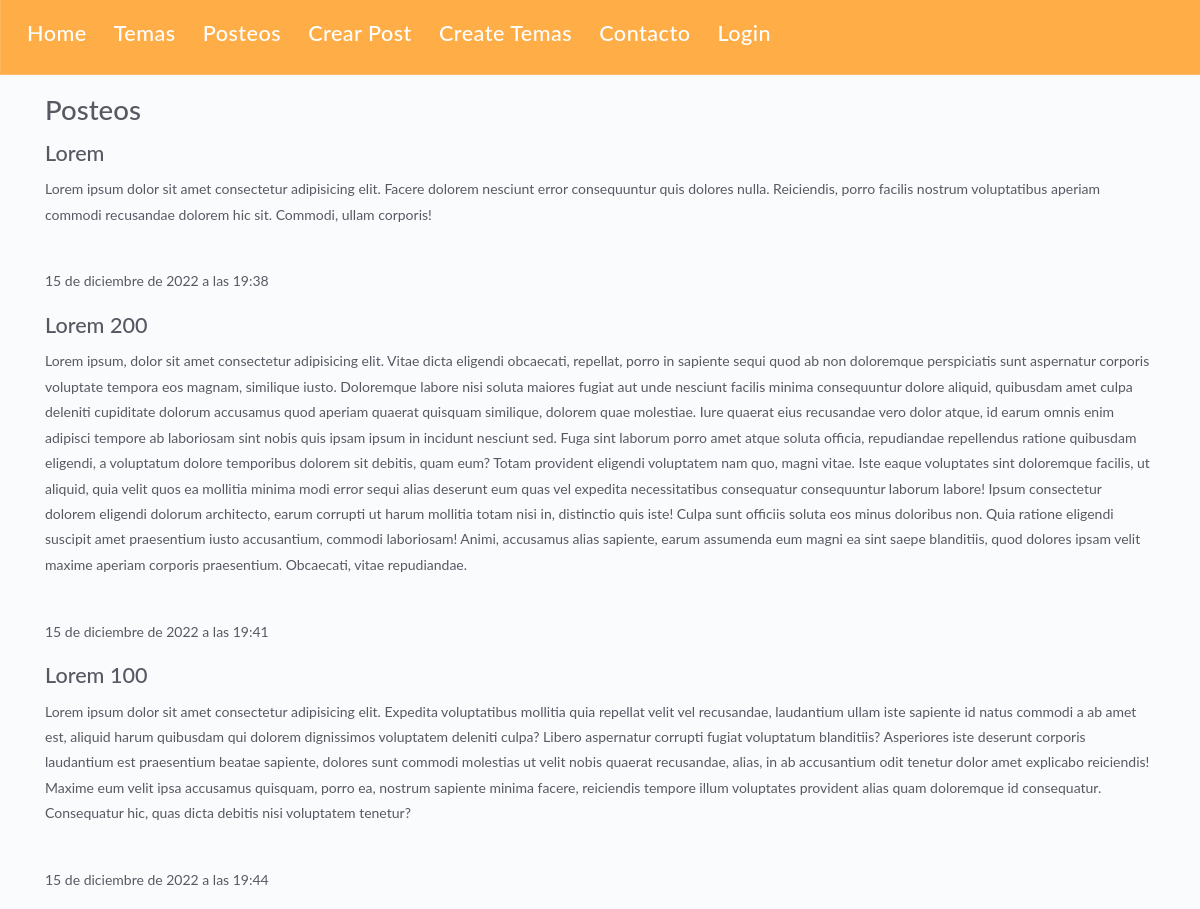
The page /tasks/ on the database as committed earlier.
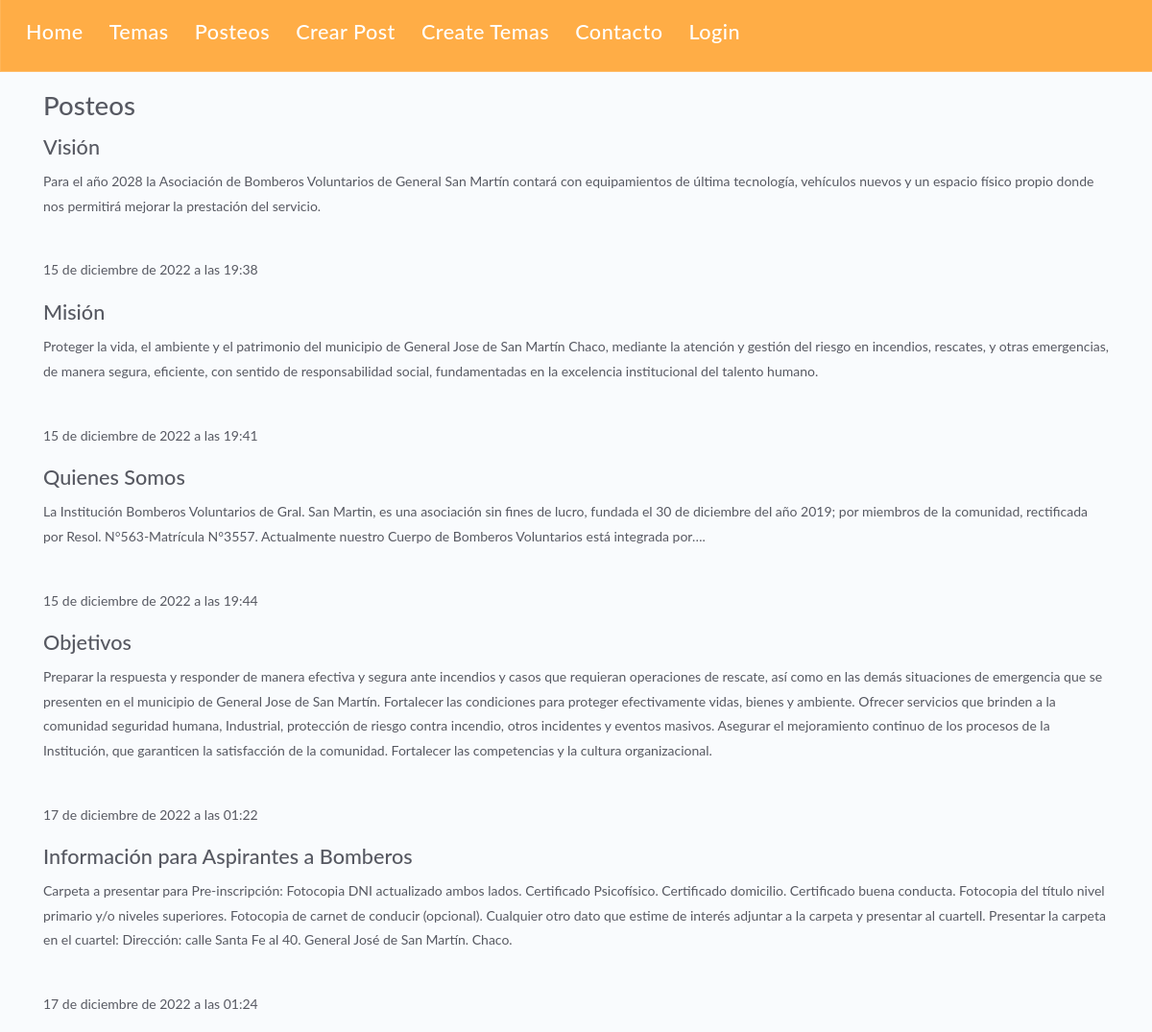
The same page on the database as committed later.
### apps/models.py (models this page shows, shortened)
class Task(models.Model):
    tittle =  models.CharField(max_length=200)
    description = models.TextField(max_length=500, blank=False, null=False)
    project = models.ForeignKey(Project, on_delete=models.CASCADE)
    done = models.BooleanField(default=True)
    fecha_creacion = models.DateTimeField( auto_now_add = True)

### apps/views.py (the view)
# urls.py: path('tasks/', views.tasks, name="tasks"),
def tasks(request):
    tasks = Task.objects.all()
    return render(request, 'tasks/tasks.html', {
        'tasks': tasks
    })

### apps/templates/tasks/tasks.html (shortened to what this page needs)
{% extends 'layouts/base.html' %}
{% load static %}
{% block content %}
<h1>Posteos</h1>
{% for task in tasks %}
<div class="vLargeTextField" tabindex="-1" role="dialog">
	<div role="document">
		<div>
			<div>
				<h2>{{task.tittle}}</h2>
			</div>
			<div>
				<p>{{task.description}}</p>
			</div>
			<div>
				<p><br>{{task.fecha_creacion}}</p>
			</div>
		</div>
	</div>
</div>
{% endfor %}
{% endblock %}

Rows that differ between the two databases and show on the page:
changed Task: tittle "Lorem" → "Visión"; description "Lorem ipsum dolor sit amet consectetur adipisicing elit. Facere dolorem nesciunt error consequuntur quis dolores nulla. Reiciendis, porro facilis nostrum voluptatibus aperiam commodi recusandae dolorem hic sit. Commodi, ullam corporis!" → "Para el año 2028 la Asociación de Bomberos Voluntarios de General San Martín contará con equipamientos de última tecnología, vehículos nuevos y un espacio físico propio donde nos permitirá mejorar la prestación del servicio."
changed Task: tittle "Lorem 200" → "Misión"; description "Lorem ipsum, dolor sit amet consectetur adipisicing elit. Vitae dicta eligendi obcaecati, repellat, porro in sapiente sequi quod ab non doloremque perspiciatis sunt aspernatur corporis voluptate tempora eos magnam, similique iusto. Doloremque labore nisi soluta maiores fugiat aut unde nesciunt facilis minima consequuntur dolore aliquid, quibusdam amet culpa deleniti cupiditate dolorum accusamus quod aperiam quaerat quisquam similique, dolorem quae molestiae. Iure quaerat eius recusandae vero dolor atque, id earum omnis enim adipisci tempore ab laboriosam sint nobis quis ipsam ipsum in incidunt nesciunt sed. Fuga sint laborum porro amet atque soluta officia, repudiandae repellendus ratione…" → "Proteger la vida, el ambiente y el patrimonio del municipio de General Jose de San Martín Chaco, mediante la atención y gestión del riesgo en incendios, rescates, y otras emergencias, de manera segura, eficiente, con sentido de responsabilidad social, fundamentadas en la excelencia institucional del talento humano."
changed Task: tittle "Lorem 100" → "Quienes Somos"; description "Lorem ipsum dolor sit amet consectetur adipisicing elit. Expedita voluptatibus mollitia quia repellat velit vel recusandae, laudantium ullam iste sapiente id natus commodi a ab amet est, aliquid harum quibusdam qui dolorem dignissimos voluptatem deleniti culpa? Libero aspernatur corrupti fugiat voluptatum blanditiis? Asperiores iste deserunt corporis laudantium est praesentium beatae sapiente, dolores sunt commodi molestias ut velit nobis quaerat recusandae, alias, in ab accusantium odit tenetur dolor amet explicabo reiciendis! Maxime eum velit ipsa accusamus quisquam, porro ea, nostrum sapiente minima facere, reiciendis tempore illum voluptates provident alias quam doloremque id…" → "La Institución Bomberos Voluntarios de Gral. San Martin, es una asociación sin fines de lucro, fundada el 30 de diciembre del año 2019; por miembros de la comunidad, rectificada por Resol. N°563-Matrícula N°3557. Actualmente nuestro Cuerpo de Bomberos Voluntarios está integrada por…."
added Task: tittle "Objetivos", description "Preparar la respuesta y responder de manera efectiva y segura ante incendios y casos que requieran operaciones de rescate, así como en las demás situaciones de emergencia que se presenten en el municipio de General Jose de San Martín. Fortalecer las condiciones para proteger efectivamente vidas, bienes y ambiente. Ofrecer servicios que brinden a la comunidad seguridad humana, Industrial, protección de riesgo contra incendio, otros incidentes y eventos masivos. Asegurar el mejoramiento continuo de los procesos de la Institución, que garanticen la satisfacción de la comunidad. Fortalecer las competencias y la cultura organizacional.", fecha_creacion "17 de diciembre de 2022 a las 01:22"
added Task: tittle "Información para Aspirantes a Bomberos", description "Carpeta a presentar para Pre-inscripción: Fotocopia DNI actualizado ambos lados. Certificado Psicofísico. Certificado domicilio. Certificado buena conducta. Fotocopia del título nivel primario y/o niveles superiores. Fotocopia de carnet de conducir (opcional). Cualquier otro dato que estime de interés adjuntar a la carpeta y presentar al cuartell. Presentar la carpeta en el cuartel: Dirección: calle Santa Fe al 40. General José de San Martín. Chaco.", fecha_creacion "17 de diciembre de 2022 a las 01:24"
